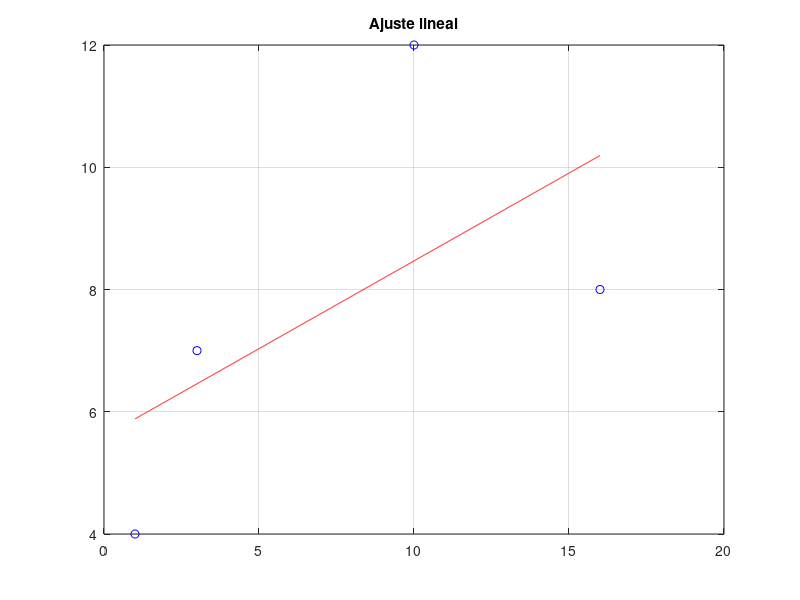

This figure's MATLAB source:
%ejemplo1
 %forma 1
 
 x=[1 3 10 16]';
 y=[4 7 12 8]';
 g1=polyfit(x,y,1);% devuelve los coeficientes de forma decreciente
 yis = polyval(g1,x)
 %graficando
 
 xx = [1:0.01:16]; %desde 1 hasta 16 con un paso de 0.01
 yy1= polyval(g1,xx); % recibe como parametros los coeficintes del polinomio y las abcisas
 
 plot(xx,yy1,"r",x,y,"ob")
 grid on
 title("Ajuste lineal")
 
 % Otra manera. Construyendo el Sistema deEcuaciones Normales.
 A = [ones(4,1) x] % SEL sobredeterminado
 u = inv(A'*A)*A'*y; % solucion del sistema de ecuaciones normales

disp("los coeficientes del polinomio lineal via SEN es:")
disp(u)
 
 